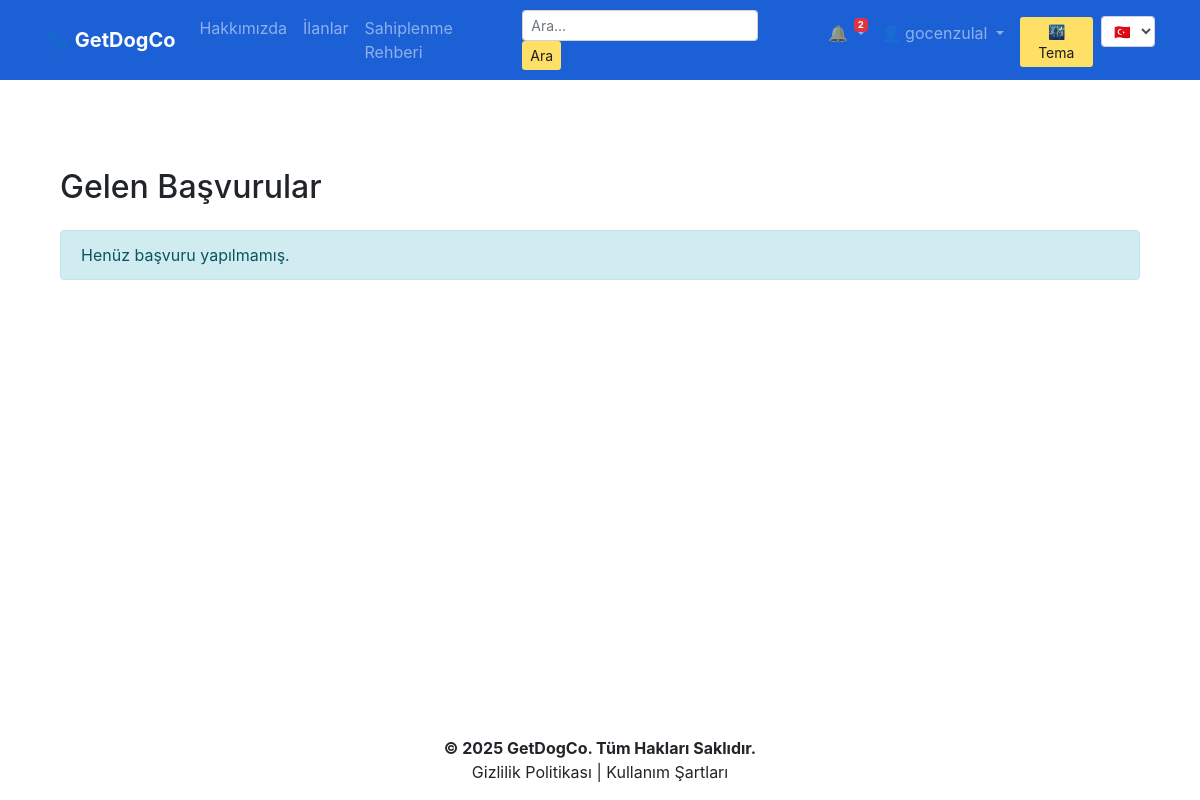
Before: /tr/basvurularim/ (signed in) with the older database file.
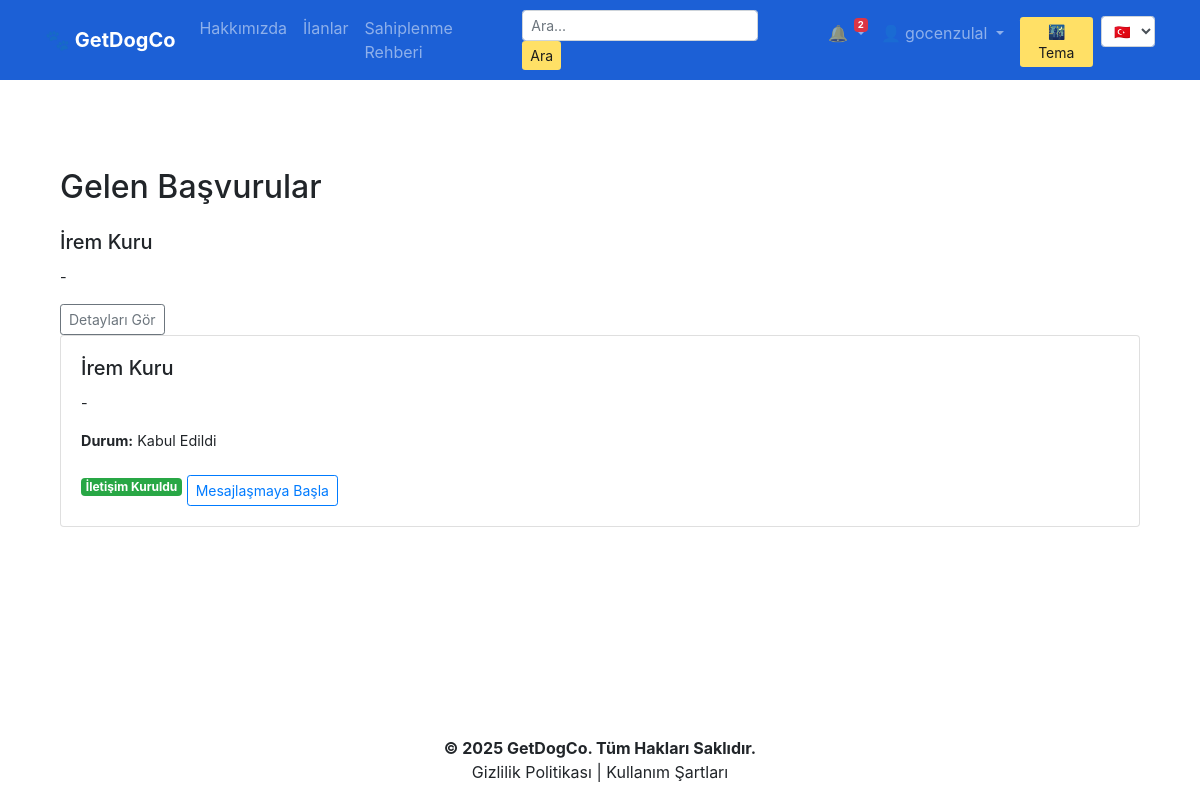
After: the same page with the newer database file.
### getdogco/models.py (models this page shows, shortened)
class Application(models.Model):
    post = models.ForeignKey(DogAdoptionPost, on_delete=models.CASCADE, related_name="applications")
    applicant = models.ForeignKey(User, on_delete=models.SET_NULL, null=True, blank=True)
    full_name = models.CharField(max_length=100)
    contact_info = models.CharField(max_length=255)
    location_info = models.CharField(max_length=255)
    had_pets_before = models.CharField(max_length=10)
    work_hours = models.CharField(max_length=100, blank=True)
    has_allergy = models.CharField(max_length=10, blank=True)
    motivation = models.TextField()
    created_at = models.DateTimeField(auto_now_add=True)
    STATUS_CHOICES = [
        ('pending', 'Beklemede'),
        ('accepted', 'Kabul Edildi'),
        ('rejected', 'Reddedildi'),
    ]
    status = models.CharField(max_length=10, choices=STATUS_CHOICES, default='pending')
    is_read = models.BooleanField(default=False)

### getdogco/views.py (the view)
# urls.py: path("basvurularim/", views.my_post_applications, name="my_applications"),
@login_required
def my_post_applications(request):
    user_posts = DogAdoptionPost.objects.filter(owner=request.user)
    applications = Application.objects.filter(post__in=user_posts).order_by('-created_at')
    return render(request, "getdogco/my_applications.html", {"applications": applications})

### getdogco/templates/getdogco/my_applications.html (shortened to what this page needs)
{% extends "layout.html" %}
{% load i18n %}
{% block body %}
<div class="container mt-4">
    <h2 class="mb-4">{% trans "Gelen Başvurular" %}</h2>
    {% for app in applications %}
<h5 class="card-title">{{ app.full_name }}</h5>
<p class="card-text">{{ app.motivation }}</p>
<button type="button" class="btn btn-sm btn-outline-secondary" data-toggle="modal" data-target="#appDetailModal{{ app.id }}">
  {% trans "Detayları Gör" %}
</button>
        <div class="card mb-3">
            <div class="card-body">
                <h5 class="card-title">{{ app.full_name }}</h5>
                <p class="card-text">{{ app.motivation }}</p>
                <p class="card-text">
                    <strong>{% trans "Durum:" %}</strong> {{ app.get_status_display }}
                </p>
                {% if app.status == "pending" %}
                    <form method="post" action="{% url 'getdogco:update_application_status' app.id %}">
                        {% csrf_token %}
                        <button name="action" value="accept" class="btn btn-success btn-sm">{% trans "İletişime Geç" %}</button>
                        <button name="action" value="reject" class="btn btn-danger btn-sm">{% trans "Reddet" %}</button>
                    </form>
                {% elif app.status == "accepted" %}
                    <span class="badge badge-success">{% trans "İletişim Kuruldu" %}</span>
                    <a href="{% url 'getdogco:start_conversation' app.applicant.id %}" class="btn btn-outline-primary btn-sm mt-2">
                        {% trans "Mesajlaşmaya Başla" %}
                    </a>
                {% else %}
                    <span class="badge badge-danger">{% trans "Reddedildi" %}</span>
                {% endif %}
            </div>
        </div>
    {% empty %}
        <div class="alert alert-info">{% trans "Henüz başvuru yapılmamış." %}</div>
    {% endfor %}
</div>
{% endblock %}

### templates/layout.html (shortened to what this page needs)
<!DOCTYPE html>
{% load static i18n %}
<html lang="{{ LANGUAGE_CODE }}">
<head>
  <link rel="stylesheet" href="https://stackpath.bootstrapcdn.com/bootstrap/4.5.2/css/bootstrap.min.css">
  <link rel="stylesheet" href="{% static 'css/style.css' %}?v=2.0">
</head>
<body class="d-flex flex-column min-vh-100">
  <nav class="navbar navbar-expand-md navbar-dark" style="background-color:rgb(28, 96, 214) !important;">
    <div class="container">
      <a class="navbar-brand font-weight-bold" href="/">🐾 GetDogCo</a>
      <div class="collapse navbar-collapse" id="navbarCollapse">
        <ul class="navbar-nav mr-auto">
          <li class="nav-item"><a class="nav-link" href="/about">{% trans "Hakkımızda" %}</a></li>
          <li class="nav-item"><a class="nav-link" href="{% url 'getdogco:list_posts' %}">{% trans "İlanlar" %}</a></li>
          <li class="nav-item"><a class="nav-link" href="{% url 'getdogco:adoption_guide' %}">{% trans "Sahiplenme Rehberi" %}</a></li>
        </ul>
        <form method="GET" action="{% url 'getdogco:list_posts' %}" class="form-inline my-2 my-md-0 mr-md-3">
          <input class="form-control form-control-sm mr-2" type="search" name="keyword" placeholder="{% trans 'Ara...' %}" aria-label="{% trans 'Ara' %}">
          <button class="btn btn-sm btn-yellow-custom" type="submit">{% trans "Ara" %}</button>
        </form>
        <ul class="navbar-nav">
          {% if request.user.is_authenticated %}
            <li class="nav-item dropdown">
              <a class="nav-link dropdown-toggle position-relative" href="#" id="notificationDropdown" role="button" data-toggle="dropdown">
                🔔 <span class="badge badge-danger position-absolute" style="top: 5px; right: 5px; font-size: 0.6rem;">2</span>
              </a>
            </li>
            <li class="nav-item dropdown">
              <a class="nav-link dropdown-toggle" href="#" id="userDropdown" role="button" data-toggle="dropdown">
                👤 {{ request.user.username }}
              </a>
            </li>
          {% else %}
            <li class="nav-item"><a class="nav-link" href="{% url 'getdogco:login' %}">{% trans "Giriş Yap" %}</a></li>
            <li class="nav-item"><a class="nav-link" href="{% url 'getdogco:register' %}">{% trans "Kayıt Ol" %}</a></li>
          {% endif %}
          <li class="nav-item">
            <button onclick="toggleDarkMode()" id="darkModeBtn" class="btn btn-sm ml-2 btn-yellow-custom" style="margin-top: 4px;">
              🌃 {% trans "Tema" %}
            </button>
          </li>
          <li class="nav-item ml-2" style="margin-top: 3px;">
            <form action="{% url 'set_language' %}" method="post">
              <select name="language" onchange="this.form.submit()" class="form-control form-control-sm">
                <option value="tr" {% if LANGUAGE_CODE == 'tr' %}selected{% endif %}>🇹🇷</option>
              </select>
            </form>
          </li>
        </ul>
      </div>
    </div>
  </nav>
  <main class="flex-fill">
    <div class="container mt-3 pt-5 mb-5">
      {% block body %}
      {% endblock body %}
    </div>
  </main>
  <footer class="text-center py-3" style="background-color: #ffffff; color: #212529;">
    <p class="mb-0 font-weight-bold">© 2025 GetDogCo. {% trans "Tüm Hakları Saklıdır." %}</p>
    <p class="mb-0">{% trans "Gizlilik Politikası" %} | {% trans "Kullanım Şartları" %}</p>
  </footer>
</body>
</html>

### static/css/style.css (style rules this page uses)
.btn-yellow-custom { background-color: #ffe066; color: #1c1c1c; border: none; transition: background-color 0.3s ease; }
.card-text { font-size: 0.9rem; overflow: hidden; text-overflow: ellipsis; display: -webkit-box; -webkit-line-clamp: 3; -webkit-box-orient: vertical; }
html, body { height: 100%; margin: 0; }
body { display: flex; flex-direction: column; min-height: 100vh; }
main.flex-fill { flex: 1; }

Changed rows visible on the page:
added Application: full_name "İrem Kuru", motivation "-", status "Kabul Edildi"
Other visible differences:
text no longer shown: "Henüz başvuru yapılmamış."
